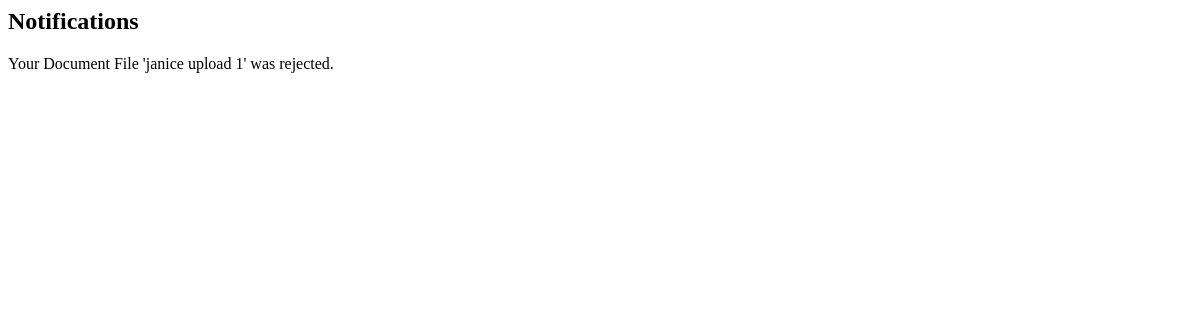
The app's page /notifications/ (signed in), older data.
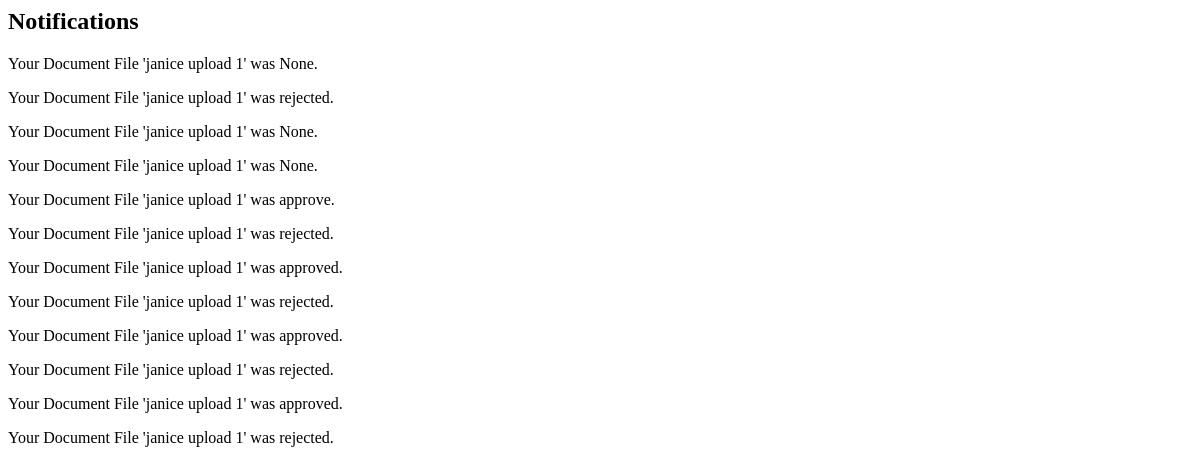
The same page, newer data.
### mediaapp/models.py (models this page shows, shortened)
class Notification(models.Model):
    recipient = models.ForeignKey(User,on_delete=models.CASCADE)
    message = models.TextField()
    created_at = models.DateTimeField(auto_now_add=True)
    is_read = models.BooleanField(default=False)
    class Meta:
        verbose_name = 'Your Notification'

### mediaapp/views.py (the view)
# urls.py: path('notifications/',notifications,name='notifications'),
@login_required
def notifications(request):
    user_notifications = Notification.objects.filter(recipient=request.user,is_read=False)
    return render(request,'notifications.html',{'notifications':user_notifications})

### mediaapp/templates/notifications.html
<h2>Notifications</h2>
{% for notification in notifications %}
    <p>{{ notification.message }}</p>
{% empty %}
    <p> No new notifications.</p>
{% endfor %}

Row changes from the older to the newer data that the page shows:
added Notification: message "Your Document File 'janice upload 1' was None."
added Notification: message "Your Document File 'janice upload 1' was None."
added Notification: message "Your Document File 'janice upload 1' was None."
added Notification: message "Your Document File 'janice upload 1' was approve."
added Notification: message "Your Document File 'janice upload 1' was rejected."
added Notification: message "Your Document File 'janice upload 1' was approved."
added Notification: message "Your Document File 'janice upload 1' was rejected."
added Notification: message "Your Document File 'janice upload 1' was approved."
added Notification: message "Your Document File 'janice upload 1' was rejected."
added Notification: message "Your Document File 'janice upload 1' was approved."
added Notification: message "Your Document File 'janice upload 1' was rejected."
